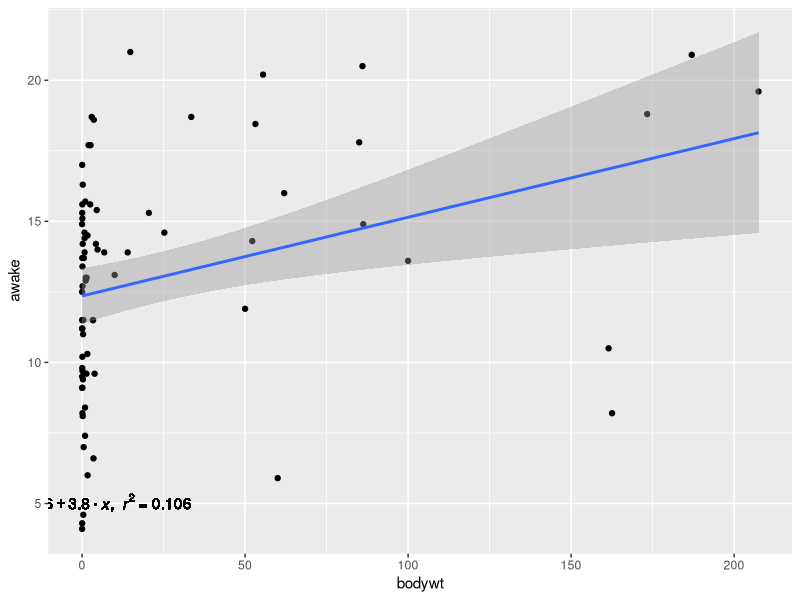
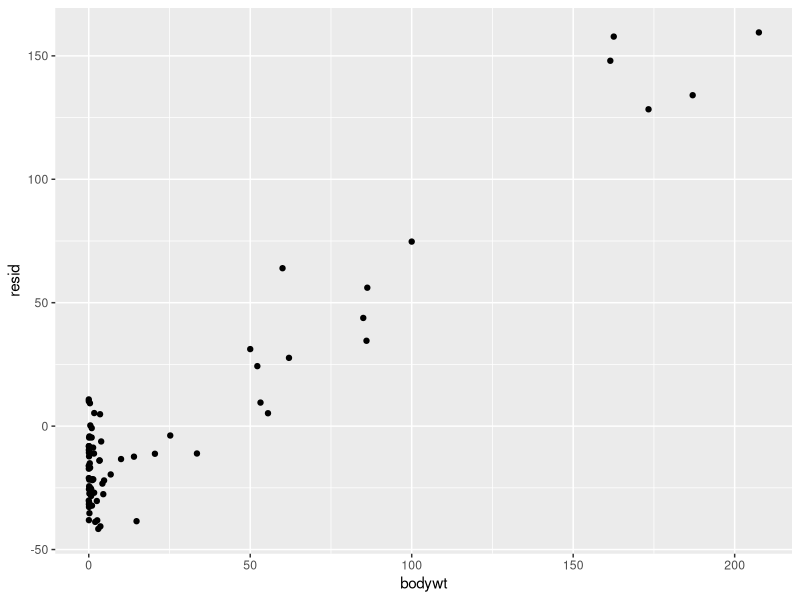
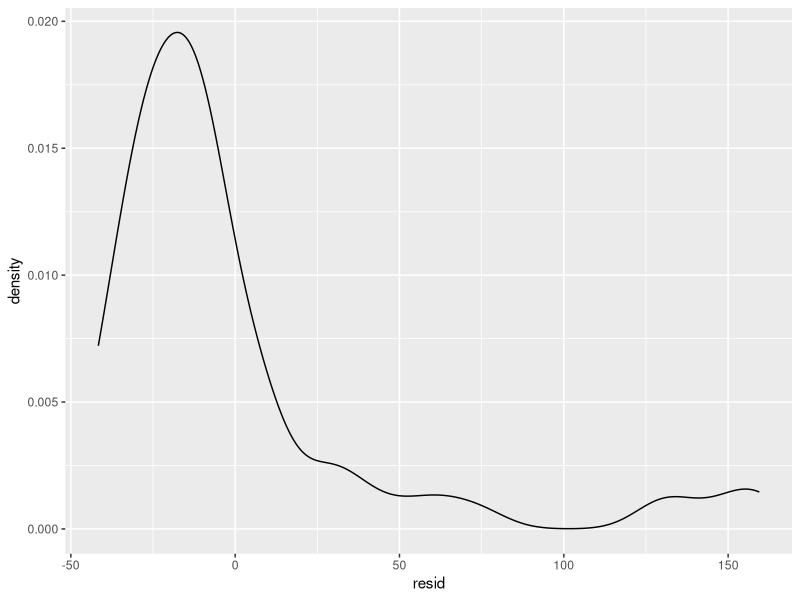

These figures' R source, in order:
library(tidyverse)
library(broom)
library(modelr)

msleep <- msleep %>%
  filter(bodywt < 500)

#function to produce r-squared on plot
library(tidyverse)
library(broom)
library(modelr)

sleep_data <- msleep

#function to produce r-squared on plot
lm_eqn <- function(df){
  m <- lm(bodywt ~ awake, data = msleep);
  eq <- substitute(italic(y) == a + b %.% italic(x)*","~~italic(r)^2~"="~r2, 
                   list(a = format(unname(coef(m)[1]), digits = 2),
                        b = format(unname(coef(m)[2]), digits = 2),
                        r2 = format(summary(m)$r.squared, digits = 3)))
  as.character(as.expression(eq));
}

?msleep

#build model
mod1 <- lm(bodywt ~ awake, data = msleep)
mod1
#plot variables with model
ggplot(msleep, aes(bodywt, awake))+
  geom_point()+
  geom_smooth(method="lm")+
  geom_text(x = 5, y = 5, label = lm_eqn(msleep_variables), parse = TRUE)

#add residuals to our data
msleep_residuals_sleeptotalvsrem <- msleep %>% 
  gather_residuals(mod1)

#determine how residuals change across X variable
ggplot(msleep_residuals_sleeptotalvsrem, aes(bodywt, resid)) + 
  geom_point()

#determine distribution of residuals (normal?)
ggplot(msleep_residuals_sleeptotalvsrem, aes(resid))+
  geom_density()

summary(mod1)
tidy(mod1)

